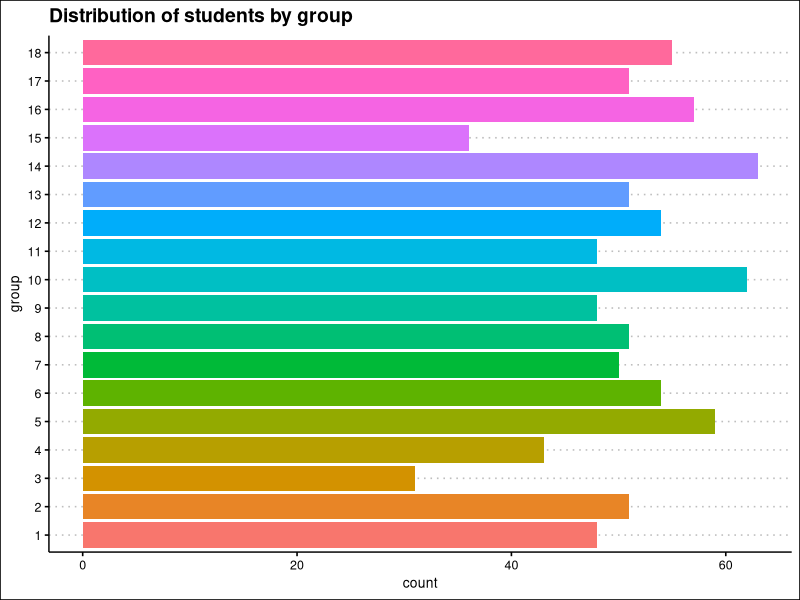
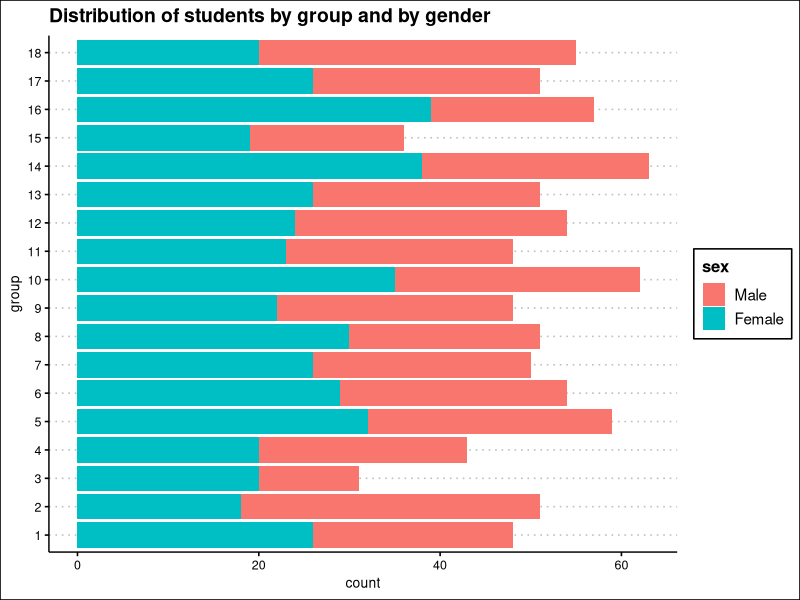
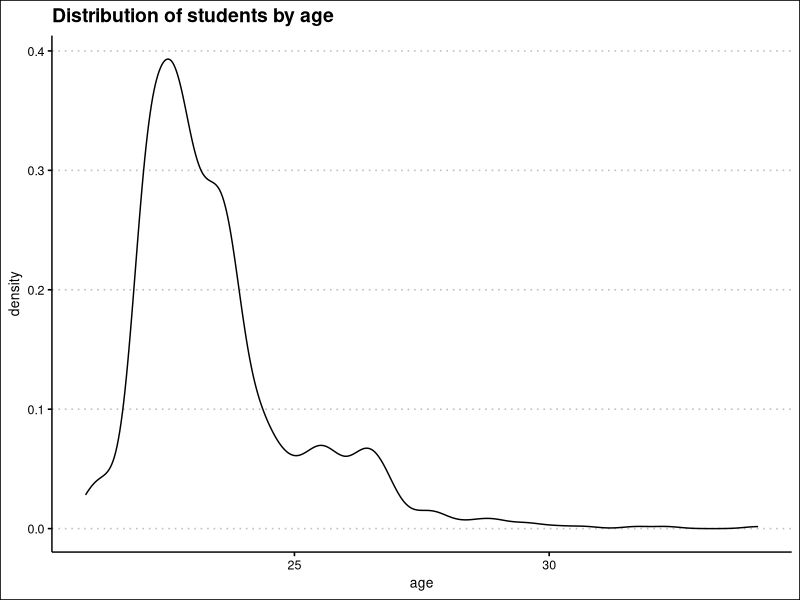
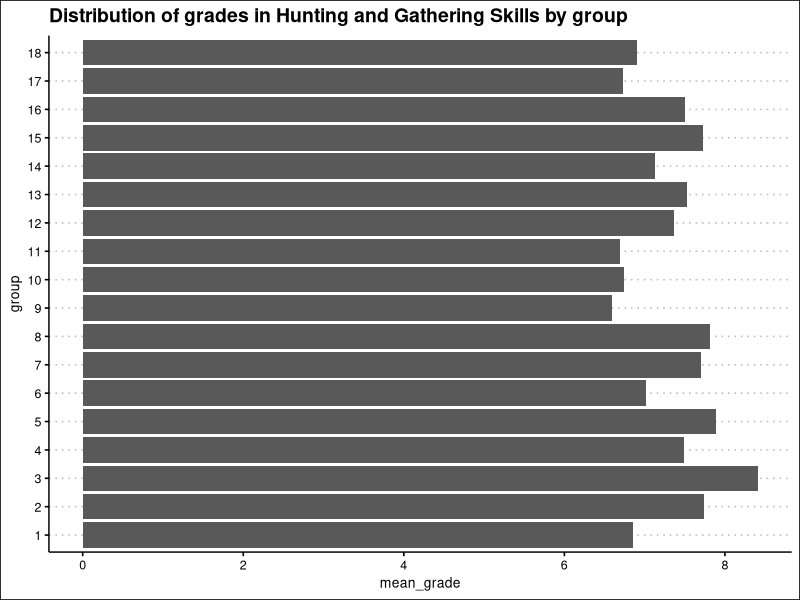
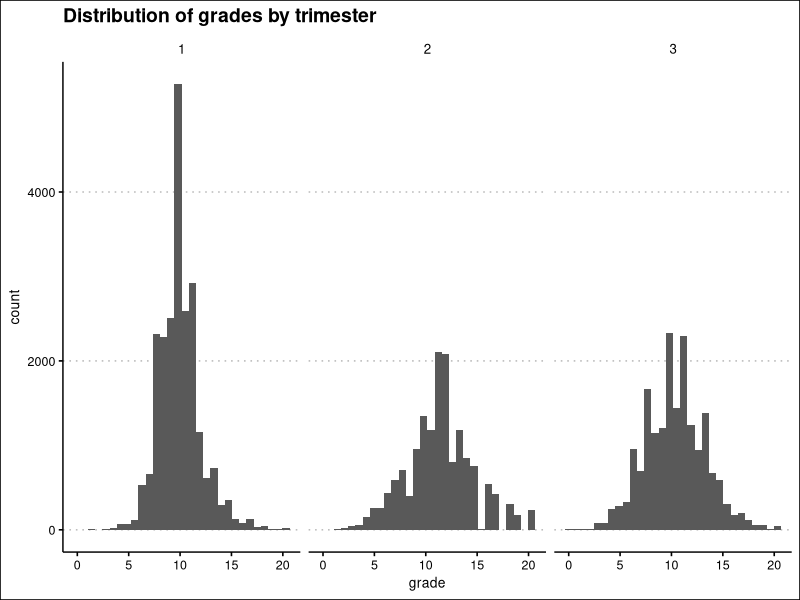
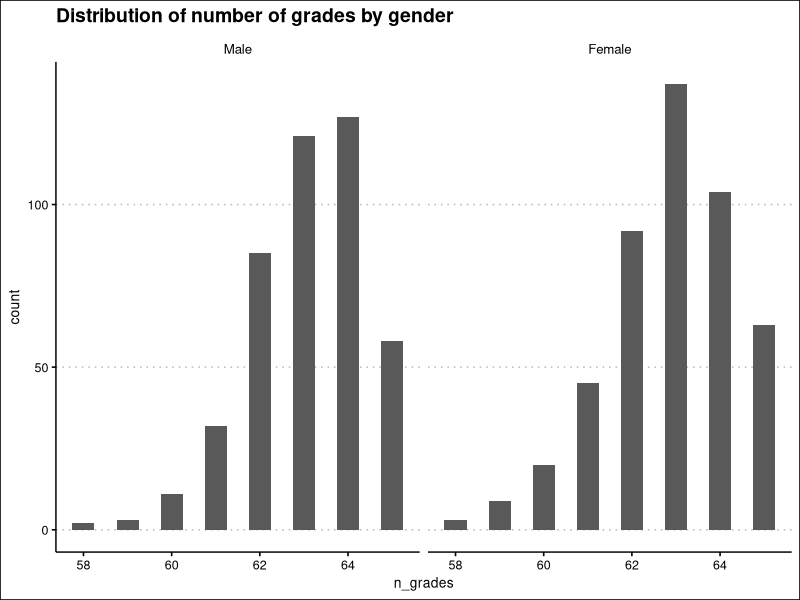
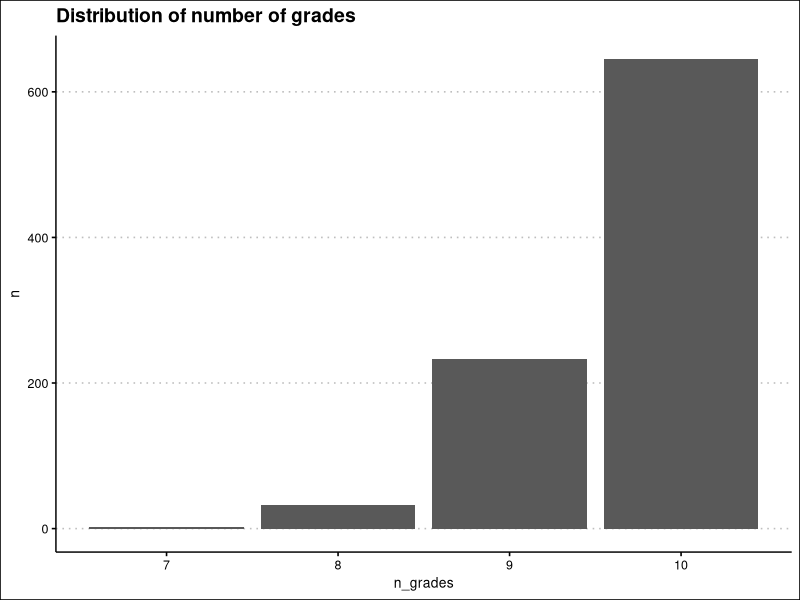
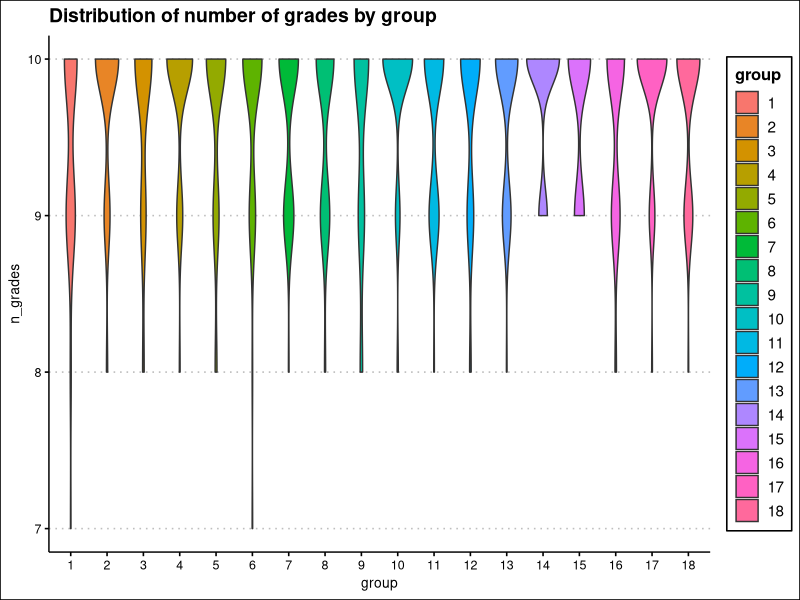

These charts were generated, in order, by the following R code:
## ---- chunk 1
#| label: data loading
#| message: false
#| warning: false
  
library(readr)
courses <- read_csv("Database/courses.csv")


## ---- chunk 2
#| label: data display

library(knitr)
kable(courses)

## ---- chunk 3
#| label: Question 3
#| message: false
#| warning: false

library(tidyverse)
students <- read_csv("Database/students.csv")
spec(students)

students <-
  students |>
  mutate(sex = factor(sex, 
                      levels = c("M", "F"),
                      labels = c("Male", "Female")),
         group = factor(group),
         id = as.integer(id))

## ---- chunk 4
#| message: false
#| warning: false

grades <- read_delim("Database/grades.csv", 
    delim = ":", 
    na = "$")

## ---- chunk 5
#| message: false
#| warning: false
library(ggplot2)
library(ggthemes)

ggplot(students, aes(y = group))+
  geom_bar(aes(fill = group))+
  theme_clean()+
  labs(
    title = "Distribution of students by group"
  )+
  theme(legend.position = "none")

## ---- chunk 6
ggplot(students, aes(y = group))+
  geom_bar(aes(fill = sex))+
  theme_clean()+
  labs(
    title = "Distribution of students by group and by gender"
  )
## ---- chunk 7
library(lubridate)

students <-
  students |> 
  mutate(age = round(time_length(today() - birth_date, unit = "year"), 1))

ggplot(students, aes(x=age))+
  geom_density()+
  theme_clean()+
  labs(
    title = "Distribution of students by age"
  )

## ---- chunk 8

age_median <-
  students |> 
  summarise(age_median = median(age), .by = group) |>
  mutate(age_median = as.integer(age_median)) |> 
  arrange(group)

knitr::kable(age_median)

## ---- chunk 9

max_table <-
  students |> 
  slice_max(age, by = group) |> 
  select(!birth_date) |> 
  arrange(desc(age))

knitr::kable(max_table)

## ---- chunk 10

merged <- 
  students |>
  left_join(grades, by = "id") 

merged_Q11 <-
  merged |> 
  filter(course_id == 7) |> 
  summarise(mean_grade = mean(grade, na.rm = TRUE), .by = group )

ggplot(merged_Q11, aes(mean_grade, group))+
  geom_col()+
  theme_clean()+
  labs(
    title = "Distribution of grades in Hunting and Gathering Skills by group"
  )


## ---- chunk 11
merged_full <-
  merged |> 
  left_join(courses, by = "course_id") 

ggplot(merged_full, aes(x=grade))+
  geom_histogram( na.rm=TRUE, binwidth = 0.7)+
  facet_wrap(~trimester)+
  theme_clean()+
  labs(
    title = "Distribution of grades by trimester"
  )
  
## ---- chunk 12
grades_per_student <-
  merged_full |>
  reframe(
    n_grades = sum(!is.na(grade)),
    group = first(group),
    sex   = first(sex),
    .by = id
  ) |>
  select(id, group, sex, n_grades) |>
  arrange(id) 

grades_per_student_13 <-
  grades_per_student |> 
  slice_tail(n = 10) 

knitr::kable(grades_per_student_13)




## ---- chunk 13
ggplot(grades_per_student, aes(n_grades))+
  geom_histogram(binwidth = 0.5)+
  facet_wrap(~sex)+
  theme_clean()+
  labs(
    title = "Distribution of number of grades by gender"
  )
## ---- chunk 14
grades_per_student_15 <-
  merged_full |>
  filter(course_id == 8) |> 
  reframe(
    n_grades = sum(!is.na(grade)),
    group = first(group),
    sex   = first(sex),
    .by = id
  ) |>
  select(id, group, sex, n_grades) |>
  arrange(desc(n_grades)) 

grades_per_student_15_sliced <-
  grades_per_student_15 |> 
  slice_tail(n = 5) 

knitr::kable(grades_per_student_15)
## ---- chunk 15
grades_per_student_16 <- 
  grades_per_student_15 |> 
  summarise(n = n(), .by =n_grades)

ggplot(grades_per_student_16, aes(n_grades, n))+
  geom_col()+
  theme_clean()+
  labs(
    title = "Distribution of number of grades"
  )
## ---- chunk 16
ggplot(grades_per_student_15, aes(group,n_grades, fill = group))+
  geom_violin()+
  theme_clean()+
  labs(
    title = "Distribution of number of grades by group"
  )
## ---- chunk 17
ggplot(grades_per_student_15, aes(group,n_grades, fill = group))+
  geom_violin()+
  theme_clean()+
  labs(
    title = "Distribution of number of grades by group"
  )+
  facet_wrap(~sex)
